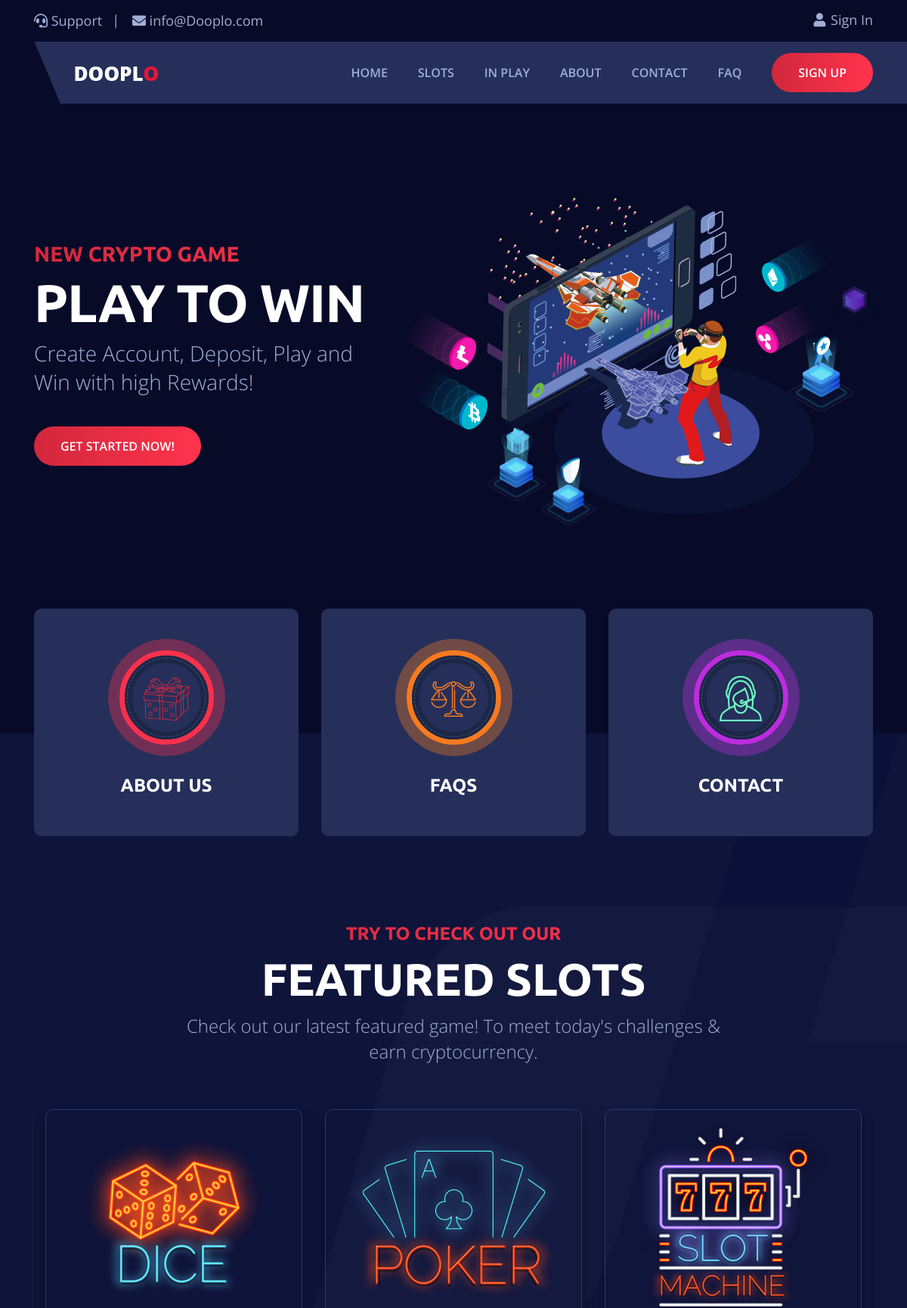
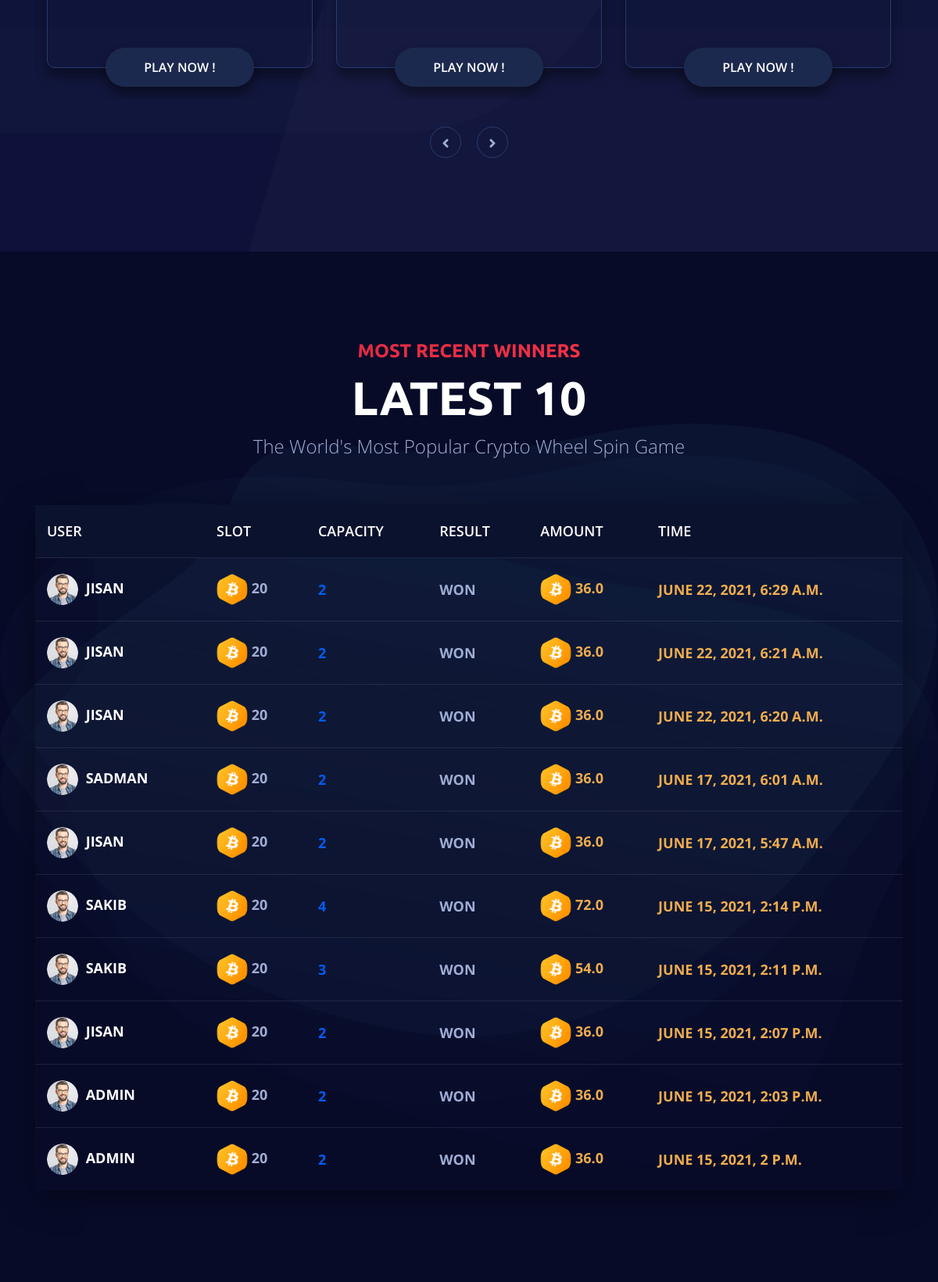
The page / (upper part) on the database its author committed (2 pictures, top to bottom).
### wheelspin/models.py (models this page shows, shortened)
class GameDetails(models.Model):
    username = models.ForeignKey(User, on_delete=models.CASCADE)
    slot = models.BigIntegerField()
    capcity = models.BigIntegerField()
    result = models.CharField(max_length=10)
    charge = models.FloatField()
    time = models.DateTimeField(auto_now_add=True, auto_now=False)

### wheelspin/views.py (the view)
# urls.py: 2. Add a URL to urlpatterns:  path('', views.home, name='home')
def home(request, *args, **kwargs):
    try:
        code = kwargs.get('ref_code')
        profile = RefferUser.objects.get(code=code)
        request.session['ref_profile'] =  profile.id
    except:
        pass
    result = "WON"
    results = GameDetails.objects.filter(result=result).order_by('-id')[:10]
    context = {
        "results": results,
    }
    return render(request, 'wheelspin/index.html', context)

### wheelspin/templates/wheelspin/index.html (shortened to what this page needs)
{% extends 'wheelspin/base.html' %}
{% load static %}
{% block body %}
    <div class="hero-area">
        <div class="container">
            <div class="row">
                <div class="col-lg-5 d-flex align-self-center">
                    <div class="left-content">
                        <div class="content">
                            <h5 class="subtitle">
                                New Crypto Game
                            </h5>
                            <h1 class="title">
                                PLay To WIN
                            </h1>
                            <p class="text">
                                Create Account, Deposit, Play and Win with high Rewards!
                            </p>
                            <div class="links">
                                <a href="/slots/" class="mybtn1 link1">Get Started Now!</a>
                            </div>
                        </div>
                    </div>
                </div>
                <div class="col-lg-7">
                    <div class="hero-img d-none d-md-block">
                        <img class="shape phone" src="{% static 'wheelspin/assets/images/h-shapes/phone.png' %}" alt="">
                        <img class="shape man" src="{% static 'wheelspin/assets/images/h-shapes/man222.png' %}" alt="">
                        <img class="shape ripple" src="{% static 'wheelspin/assets/images/h-shapes/ripple.png' %}" alt="">
                        <img class="shape ripple2" src="{% static 'wheelspin/assets/images/h-shapes/ripple1.png' %}" alt="">
                        <img class="shape bitcoin1" src="{% static 'wheelspin/assets/images/h-shapes/bitcoin1.png' %}" alt="">
                        <img class="shape bitcoin2" src="{% static 'wheelspin/assets/images/h-shapes/bitcoin2.png' %}" alt="">
                        <img class="shape shape-icon" src="{% static 'wheelspin/assets/images/h-shapes/shape.png' %}" alt="">
                        <img class="shape award-bg" src="{% static 'wheelspin/assets/images/h-shapes/award/bg.png' %}" alt="">
                        <img class="shape award" src="{% static 'wheelspin/assets/images/h-shapes/award/award.png' %}" alt="">
                        <img class="shape gift-bg" src="{% static 'wheelspin/assets/images/h-shapes/giftbox/bg.png' %}" alt="">
                        <img class="shape gift" src="{% static 'wheelspin/assets/images/h-shapes/giftbox/gift.png' %}" alt="">
                        <img class="shape shield-bg" src="{% static 'wheelspin/assets/images/h-shapes/shield/bg.png' %}" alt="">
                        <img class="shape shield" src="{% static 'wheelspin/assets/images/h-shapes/shield/shield.png' %}" alt="">
                    </div>
                </div>
            </div>
        </div>
    </div>
    <section class="featured-game">
        <div class="features">
            <div class="container">
                <div class="row">
                    <div class="col-lg-12">
                        <div class="feature-box">
                            <div class="feature-box-inner">
                                <div class="row">
                                    <div class="col-lg-4 col-md-6">
                                        <div class="single-feature">
                                            <div class="icon one">
                                                <img src="{% static 'wheelspin/assets/images/feature/icon1.png' %}" alt="">
                                            </div>
                                            <div class="content">
                                                <h4 class="title">
                                                    About Us
                                                </h4>
                                            </div>
                                        </div>
                                    </div>
                                    <div class="col-lg-4 col-md-6">
                                        <div class="single-feature">
                                            <div class="icon two">
                                                <img src="{% static 'wheelspin/assets/images/feature/icon2.png' %}" alt="">
                                            </div>
                                            <div class="content">
                                                <h4 class="title">
                                                    FAQs
                                                </h4>
                                            </div>
                                        </div>
                                    </div>
                                    <div class="col-lg-4 col-md-6">
                                        <div class="single-feature">
                                            <div class="icon three">
                                                <img src="{% static 'wheelspin/assets/images/feature/icon3.png' %}" alt="">
                                            </div>
                                            <div class="content">
                                                <h4 class="title">
                                                    Contact
                                                </h4>
                                            </div>
                                        </div>
                                    </div>
                                </div>
                            </div>
                        </div>
                    </div>
                </div>
            </div>
        </div>
        <div class="container">
            <div class="row justify-content-center">
                <div class="col-lg-8 col-md-10">
                    <div class="section-heading">
                        <h5 class="subtitle">
                            Try to check out our
                        </h5>
                        <h2 class="title">
                            featured slots
                        </h2>
                        <p class="text">
                            Check out our latest featured game! To meet today's challenges & earn cryptocurrency.
                        </p>
                    </div>
                </div>
            </div>
            <div class="row">
                <div class="col-lg-12">
                    <div class="game-slider">
                        <div class="item">
                            <div class="single-game">
                                <img src="{% static 'wheelspin/assets/images/game/icon1.png' %}" alt="">
                                <a href="#" class="mybtn2">PLay NoW !</a>
                            </div>
                        </div>
                        <div class="item">
                            <div class="single-game">
                                <img src="{% static 'wheelspin/assets/images/game/icon2.png' %}" alt="">
                                <a href="#" class="mybtn2">PLay NoW !</a>
                            </div>
                        </div>
                        <div class="item">
                            <div class="single-game">
                                <img src="{% static 'wheelspin/assets/images/game/icon3.png' %}" alt="">
                                <a href="#" class="mybtn2">PLay NoW !</a>
                            </div>
                        </div>
                    </div>
                </div>
            </div>
        </div>
    </section>
    <section class="activities">
        <img class="shape shape1" src="{% static 'wheelspin/assets/images/people/shape1.png' %}" alt="">
        <img class="shape shape2" src="{% static 'wheelspin/assets/images/people/shape2.png' %}" alt="">
        <img class="shape shape3" src="{% static 'wheelspin/assets/images/people/shape3.png' %}" alt="">
        <div class="container">
            <div class="row justify-content-center">
                <div class="col-lg-8 col-md-10">
                    <div class="section-heading">
                        <h5 class="subtitle">
                            Most Recent Winners
                        </h5>
                        <h2 class="title">
                            Latest 10
                        </h2>
                        <p class="text">
                            The World's Most Popular Crypto Wheel Spin Game
                        </p>
                    </div>
                </div>
            </div>
            <div class="row">
                <div class="col-lg-12">
                            <div class="responsive-table">
                                <table class="table">
                                    <thead>
                                        <tr>
                                            <th scope="col">USER</th>
                                            <th scope="col">Slot</th>
                                            <th scope="col">Capacity</th>
                                            <th scope="col">Result</th>
                                            <th scope="col">Amount</th>
                                            <th scope="col">Time</th>
                                        </tr>
                                    </thead>
                                    <tbody>
                                        {% for result in results %}
                                        <tr>
                                            <td>
                                                <img src="{% static 'wheelspin/assets/images/people/p1.png' %}" alt=""> {{result.username}}
                                            </td>
                                            <td>
                                            <img src="{% static 'wheelspin/assets/images/icon1.png' %}" alt=""> {{result.slot}}
                                            </td>
                                            <td>
                                                 {{result.capcity}}
                                            </td>
                                            <td>{{result.result}}</td>
                                            <td>
                                                <img src="{% static 'wheelspin/assets/images/icon1.png' %}" alt=""> {{result.charge}}
                                            </td>
                                            <td>
                                                {{result.time}}
                                            </td>
                                        </tr>
                                        {% endfor %}
                                    </tbody>
                                </table>
                            </div>
                        </div>
            </div>
        </div>
        <div class="funfact">
        </div>
    </section>
{% endblock %}

### rows shown on the page
GameDetails: username "JISAN", slot "20", capcity "2", result "WON", charge "36.0", time "JUNE 22, 2021, 6:29 A.M."
GameDetails: username "JISAN", slot "20", capcity "2", result "WON", charge "36.0", time "JUNE 22, 2021, 6:21 A.M."
GameDetails: username "JISAN", slot "20", capcity "2", result "WON", charge "36.0", time "JUNE 22, 2021, 6:20 A.M."
GameDetails: username "SADMAN", slot "20", capcity "2", result "WON", charge "36.0", time "JUNE 17, 2021, 6:01 A.M."
GameDetails: username "JISAN", slot "20", capcity "2", result "WON", charge "36.0", time "JUNE 17, 2021, 5:47 A.M."
GameDetails: username "SAKIB", slot "20", capcity "4", result "WON", charge "72.0", time "JUNE 15, 2021, 2:14 P.M."
GameDetails: username "SAKIB", slot "20", capcity "3", result "WON", charge "54.0", time "JUNE 15, 2021, 2:11 P.M."
GameDetails: username "JISAN", slot "20", capcity "2", result "WON", charge "36.0", time "JUNE 15, 2021, 2:07 P.M."
GameDetails: username "ADMIN", slot "20", capcity "2", result "WON", charge "36.0", time "JUNE 15, 2021, 2:03 P.M."
GameDetails: username "ADMIN", slot "20", capcity "2", result "WON", charge "36.0", time "JUNE 15, 2021, 2 P.M."
